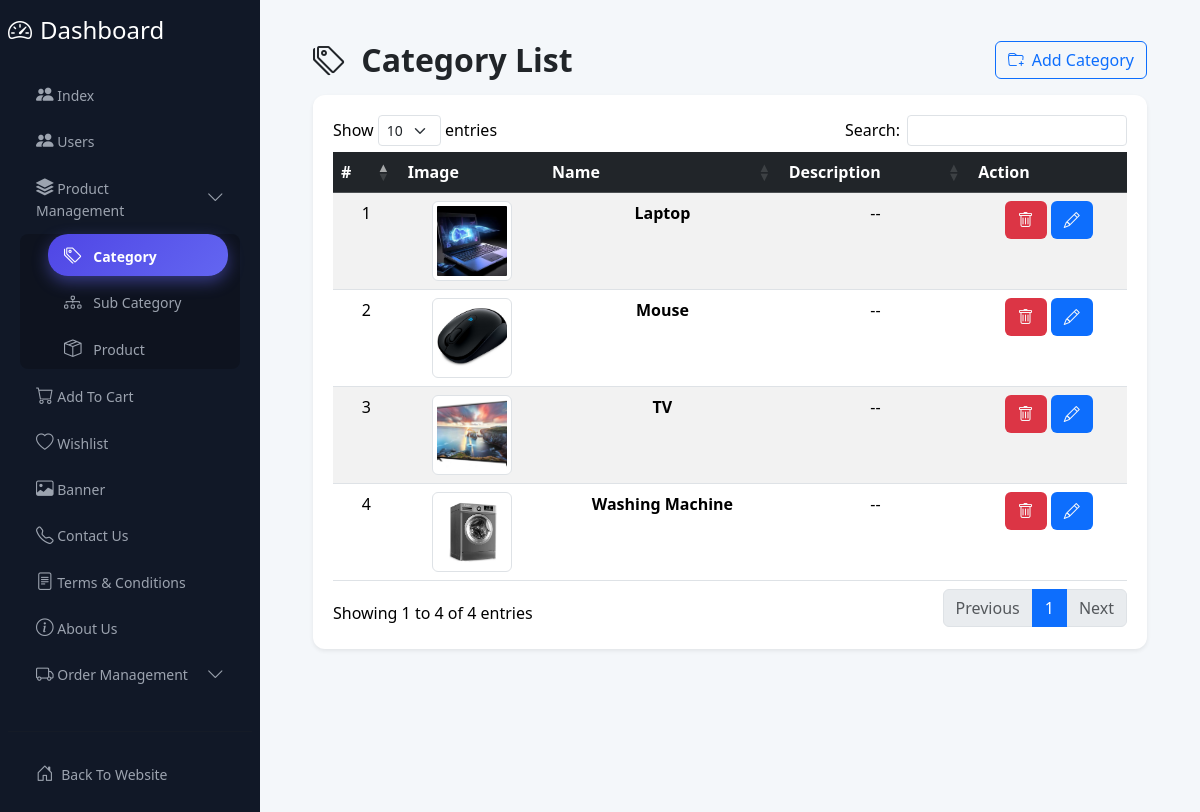
The page /dashboard/categories/ (signed in) on the database its author committed.
### product/models.py (models this page shows, shortened)
class Category(models.Model):
    name = models.CharField(max_length=100, unique=True)
    image = models.ImageField(upload_to="categories/", blank=True, null=True)
    description = models.TextField(blank=True, null=True)

### dashboard/views.py (the view)
# urls.py: path("categories/", CategoryListView.as_view(), name="categoery_list"),
class CategoryListView(DashboardLoginRequiredMixin,ListView):
    model = Category
    template_name = "dashboard/categoery_list.html"
    context_object_name = "categoery"

### cart/context_processors.py (called while the page is built)
def cart_count(request):
    if request.user.is_authenticated:
        count = Cart.objects.filter(user=request.user).aggregate(
            total=models.Sum("quantity")
        )["total"] or 0
        return {"cart_count": count}
    return {"cart_count": 0}

### dashboard/views.py (called while the page is built)
    def dispatch(self, request, *args, **kwargs):
        if not request.user.is_authenticated:
            return render(request, 'index.html')
        return super().dispatch(request, *args, **kwargs)

### product/context_processors.py (called while the page is built)
def category_context(request):
    return {
        'header_categories': Category.objects.all().prefetch_related('subcategories')
    }

### template/dashboard/categoery_list.html (shortened to what this page needs)
  {% extends "dashboard/base.html" %} {% block content %}
  <div class="container-fluid">
    <div class="d-flex justify-content-between align-items-center mb-3">
  <h2 class="fw-bold mb-0">
      <i class="bi bi-tags me-2"></i> Category List
  </h2>
      <div class="d-flex gap-2">
        <a href="{% url 'category_form' %}" class="btn btn-outline-primary d-flex align-items-center gap-2" title="Add Category">
          <i class="bi bi-folder-plus"></i>Add Category</a>
      </div>
    </div>
    <div class="card shadow-sm border-0">
      <div class="card-body p-0">
        <div class="table-responsive">
  <table
    id="categoryTable"
    class="table table-striped table-hover mb-0 text-center nowrap"
    style="width:100%"
  >
            <thead class="table-dark">
              <tr>
                <th>#</th>
                <th>Image</th>
                <th>Name</th>
                <th>Description</th>
                <th>Action</th>
              </tr>
            </thead>
            <tbody>
            {% for categoerys in categoery %}
              <tr>
                <td>{{ forloop.counter }}</td>
                <td>
                  {% if categoerys.image %}
                    <img src="{{ categoerys.image.url }}" class="img-thumbnail" style="width: 80px; height: 80px; object-fit: cover"/>
                  {% else %}
                    <span class="text-muted">No Image</span>
                  {% endif %}
                </td>
                <td class="fw-semibold">{{ categoerys.name }}</td>
                <td>{{ categoerys.description }}</td>
                <td>
                  <form method="post" action="{% url 'category_delete' categoerys.id %}" class="d-inline">
                    <button class="btn bg-danger text-light"title="Delete Category">
                      <i class="bi bi-trash"></i>
                    </button>
                  </form>
                  <a href="{% url 'category_edit' categoerys.id %}" class="btn bg-primary text-light" title="Edit Category">
                    <i class="bi bi-pencil"></i>
                  </a>
                </td>
              </tr>
              {% empty %}
              <tr>
                <td colspan="7" class="text-muted py-4">No products found</td>
              </tr>
            {% endfor %}
            </tbody>
          </table>
        </div>
      </div>
    </div>
  </div>
  {% endblock %}

### static/dashboard/css/style.css (style rules this page uses)
:root { --sidebar-width: 260px; --bg-main: #f3f4f6; --side-bg: #111827; --accent: #6366f1; --text-light: #9ca3af; --transition: all 0.3s cubic-bezier(0.4, 0, 0.2, 1); }
body { background-color: var(--bg-main); font-family: 'Inter', system-ui, -apple-system, sans-serif; margin: 0; }
.card { background: #fff; border: none; border-radius: 16px; padding: 24px; box-shadow: 0 10px 15px -3px rgba(0, 0, 0, 0.1); transition: var(--transition); }
.card-body { padding: 15px; }
.card { background: #ffffff; color: #000; padding: 20px; border-radius: 12px; box-shadow: 0 8px 20px rgba(0, 0, 0, 0.1); transition: transform 0.3s ease; }
:root { --primary-blue: #2874f0; --bg-light: #f4f7fa; --text-muted: #6c757d; }
body { background-color: var(--bg-light); font-family: 'Segoe UI', Tahoma, Geneva, Verdana, sans-serif; }

### rows shown on the page
Category: image (picture), name "Laptop", description "--"
Category: image (picture), name "Mouse", description "--"
Category: image (picture), name "TV", description "--"
Category: image (picture), name "Washing Machine", description "--"
